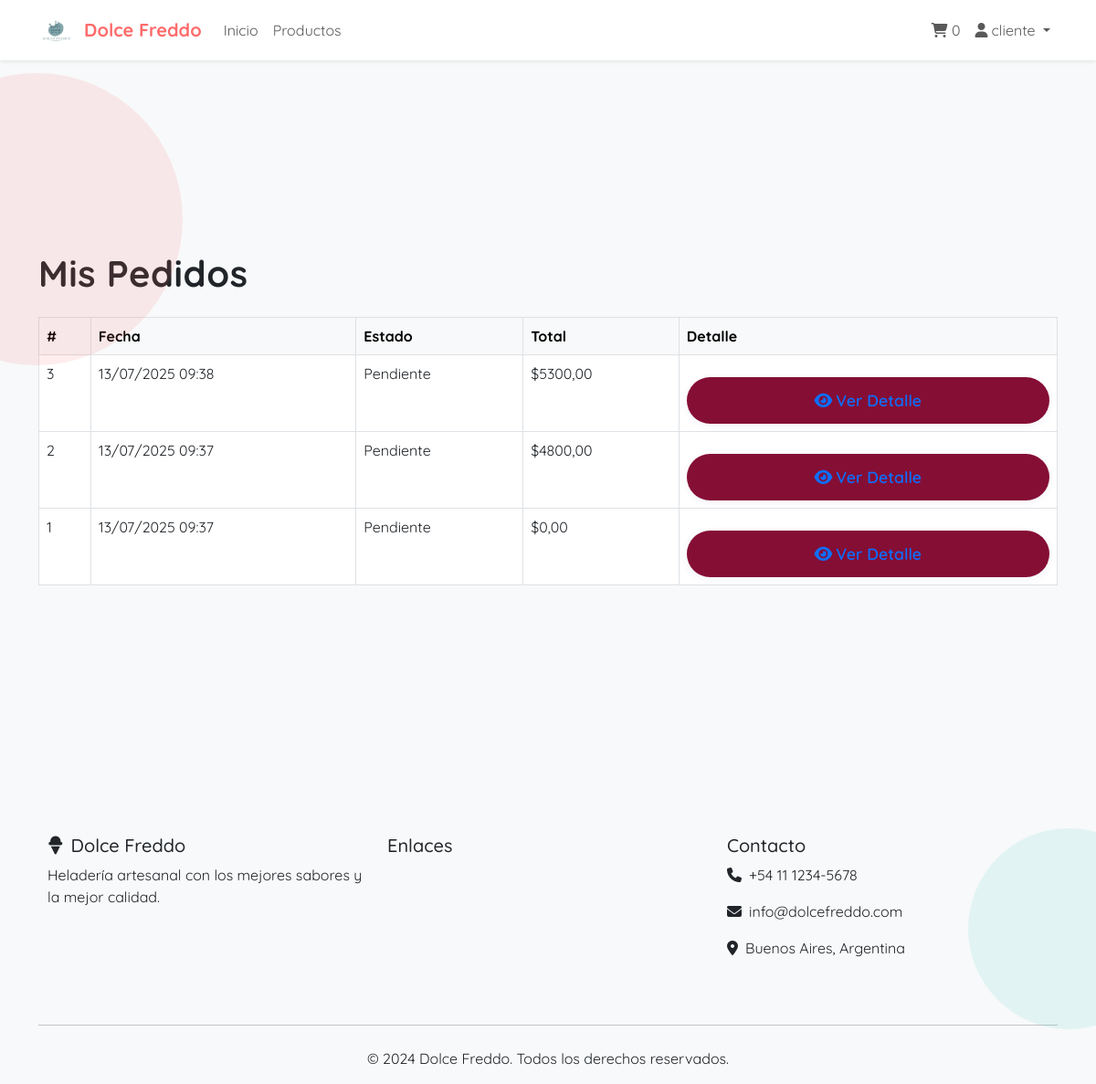
The app's page /mis-pedidos/ (signed in) with its own data.
### Inventario/models.py (models this page shows, shortened)
class Usuario(AbstractUser):
    telefono = models.CharField(max_length=20, blank=True, null=True)
    ROL_CHOICES = (
        ('usuario', 'Usuario'),
        ('admin', 'Administrador'),
    )
    rol = models.CharField(max_length=10, choices=ROL_CHOICES, default='usuario')

class Pedido(models.Model):
    ESTADO_CHOICES = [
        ('pendiente', 'Pendiente'),
        ('confirmado', 'Confirmado'),
        ('en_preparacion', 'En Preparación'),
        ('enviado', 'Enviado'),
        ('entregado', 'Entregado'),
        ('cancelado', 'Cancelado'),
    ]
    usuario = models.ForeignKey('Usuario', on_delete=models.CASCADE, related_name='pedidos')
    productos = models.ManyToManyField('Producto', through='PedidoProducto')
    fecha = models.DateTimeField(auto_now_add=True)
    estado = models.CharField(max_length=15, choices=ESTADO_CHOICES, default='pendiente')
    total = models.DecimalField(max_digits=10, decimal_places=2, default=0.00)
    direccion_entrega = models.CharField(max_length=255, blank=True)
    telefono_entrega = models.CharField(max_length=20, blank=True)
    notas = models.TextField(blank=True)

### Inventario/views.py (the view)
# urls.py: path('mis-pedidos/', mis_pedidos, name='mis_pedidos'),
@login_required
def mis_pedidos(request):
    pedidos = Pedido.objects.filter(usuario=request.user).order_by('-fecha')
    context = {
        'pedidos': pedidos,
    }
    return render(request, 'mis_pedidos.html', context)

### Inventario/Templates/mis_pedidos.html (shortened to what this page needs)
{% extends 'base.html' %}
{% block content %}
<div class="container py-5">
    <h1 class="mb-4">Mis Pedidos</h1>
    {% if pedidos %}
        <div class="table-responsive">
            <table class="table table-bordered table-hover">
                <thead class="table-light">
                    <tr>
                        <th>#</th>
                        <th>Fecha</th>
                        <th>Estado</th>
                        <th>Total</th>
                        <th>Detalle</th>
                    </tr>
                </thead>
                <tbody>
                    {% for pedido in pedidos %}
                    <tr>
                        <td>{{ pedido.id }}</td>
                        <td>{{ pedido.fecha|date:"d/m/Y H:i" }}</td>
                        <td>{{ pedido.get_estado_display }}</td>
                        <td>${{ pedido.total }}</td>
                        <td>
                            <a href="{% url 'pedido_detalle' pedido.id %}" class="btn btn-outline-primary btn-sm">
                                <i class="fas fa-eye me-1"></i>Ver Detalle
                            </a>
                        </td>
                    </tr>
                    {% endfor %}
                </tbody>
            </table>
        </div>
    {% else %}
        <div class="alert alert-info mt-4">
            <i class="fas fa-info-circle me-2"></i>No tienes pedidos realizados aún.
        </div>
    {% endif %}
</div>
{% endblock %}

### Inventario/Templates/base.html (shortened to what this page needs)
{% load static %}
<!DOCTYPE html>
<html lang="es">
<head>
    <link href="https://cdn.jsdelivr.net/npm/bootstrap@5.3.0/dist/css/bootstrap.min.css" rel="stylesheet">
    <link rel="stylesheet" href="https://cdnjs.cloudflare.com/ajax/libs/font-awesome/6.4.0/css/all.min.css">
    <link rel="stylesheet" href="{% static 'css/style.css' %}">
</head>
<body>
    <nav class="navbar navbar-expand-lg navbar-light bg-white shadow-sm">
        <div class="container">
            <a class="navbar-brand" href="{% url 'home' %}">
                <img src="{% static 'img/logo.png' %}" alt="Logo Dolce Freddo">
                Dolce Freddo
            </a>
            <div class="collapse navbar-collapse" id="navbarNav">
                <ul class="navbar-nav me-auto">
                    <li class="nav-item">
                        <a class="nav-link" href="{% url 'home' %}">Inicio</a>
                    </li>
                    <li class="nav-item">
                        <a class="nav-link" href="{% url 'productos_lista' %}">Productos</a>
                    </li>
                </ul>
                <ul class="navbar-nav">
                    {% if user.is_authenticated %}
                        <li class="nav-item">
                            <a class="nav-link position-relative" href="{% url 'carrito' %}">
                                <i class="fas fa-shopping-cart"></i>
                                <span class="carrito-badge" id="carrito-count">0</span>
                            </a>
                        </li>
                        <li class="nav-item dropdown">
                            <a class="nav-link dropdown-toggle" href="#" role="button" data-bs-toggle="dropdown">
                                <i class="fas fa-user me-1"></i>{{ user.username }}
                            </a>
                        </li>
                    {% endif %}
                </ul>
            </div>
        </div>
    </nav>
    <main>
        {% block content %}{% endblock %}
    </main>
    <footer class="footer mt-5">
        <div class="container">
            <div class="row">
                <div class="col-md-4">
                    <h5><i class="fas fa-ice-cream me-2"></i>Dolce Freddo</h5>
                    <p>Heladería artesanal con los mejores sabores y la mejor calidad.</p>
                </div>
                <div class="col-md-4">
                    <h5>Enlaces</h5>
                    <ul class="list-unstyled">
                        <li><a href="{% url 'home' %}" class="text-light">Inicio</a></li>
                        <li><a href="{% url 'productos_lista' %}" class="text-light">Productos</a></li>
                        {% if user.is_authenticated %}
                        <li><a href="{% url 'carrito' %}" class="text-light">Carrito</a></li>
                        <li><a href="{% url 'mis_pedidos' %}" class="text-light">Mis Pedidos</a></li>
                        {% endif %}
                    </ul>
                </div>
                <div class="col-md-4">
                    <h5>Contacto</h5>
                    <p><i class="fas fa-phone me-2"></i>+54 11 1234-5678</p>
                    <p><i class="fas fa-envelope me-2"></i>info@dolcefreddo.com</p>
                    <p><i class="fas fa-map-marker-alt me-2"></i>Buenos Aires, Argentina</p>
                </div>
            </div>
            <hr class="my-4">
            <div class="text-center">
                <p>&copy; 2024 Dolce Freddo. Todos los derechos reservados.</p>
            </div>
        </div>
    </footer>
</body>
</html>

### Inventario/static/css/style.css (style rules this page uses)
* { margin: 0; padding: 0; box-sizing: border-box; font-family: 'Quicksand'; }
body { background-color: #f1f7f7; }
main { display: flex; justify-content: center; align-items: center; height: 100vh; }
.btn { width: 100%; padding: 8px; border-radius: 8px; margin-top: 16px; border: none; cursor: pointer; font-size: 16px; font-weight: bold; background-color: #850e35; }
.row { margin-left: 0; margin-right: 0; flex-wrap: wrap; }
.col-lg-3, .col-md-6, .col-lg-4, .col-md-4, .col-12, .col-md-6, .col-sm-12 { padding-left: 10px; padding-right: 10px; box-sizing: border-box; margin-bottom: 2rem; }
.card-title, h2, h1, .display-3 { font-family: 'Quicksand', 'DM Sans', 'Inter', Arial, sans-serif; font-weight: 700; letter-spacing: 0.5px; }
.btn, .btn-lg, .btn-outline-primary, .btn-primary { border-radius: 2rem !important; font-size: 1.1rem; font-weight: 600; padding: 0.7em 2em; box-shadow: 0 2px 8px 0 rgba(80, 80, 160, 0.08); transition: background 0.2s, color 0.2s, box-shadow 0.2s, transform 0.2s; }
body::before, body::after { content: ''; position: fixed; z-index: 0 !important; border-radius: 50%; opacity: 0.12; }
body::before { width: 320px; height: 320px; background: #ff6b6b; left: -120px; top: 80px; }
body::after { width: 220px; height: 220px; background: #4ecdc4; right: -80px; bottom: 60px; }
body::before, body::after { z-index: 0 !important; }
.badge, .btn { z-index: 2; position: relative; }
.card-title, h2, h1, .display-3 { text-overflow: ellipsis; overflow: hidden; white-space: nowrap; max-width: 100%; }

### Inventario/Templates/base.html (style rules this page uses)
:root { --primary-color: #FF6B6B; --secondary-color: #4ECDC4; --accent-color: #FFE66D; --dark-color: #2C3E50; --light-color: #F8F9FA; }
body { font-family: 'Poppins', sans-serif; background-color: var(--light-color); }
.navbar-brand { font-weight: 700; color: var(--primary-color) !important; display: flex; align-items: center; gap: 10px; }
.navbar-brand img { height: 40px; width: auto; }

### records on screen
Usuario: username "cliente"
Pedido: id "3", fecha "13/07/2025 09:38", estado "Pendiente", total "5300,00"
Pedido: id "2", fecha "13/07/2025 09:37", estado "Pendiente", total "4800,00"
Pedido: id "1", fecha "13/07/2025 09:37", estado "Pendiente", total "0,00"
